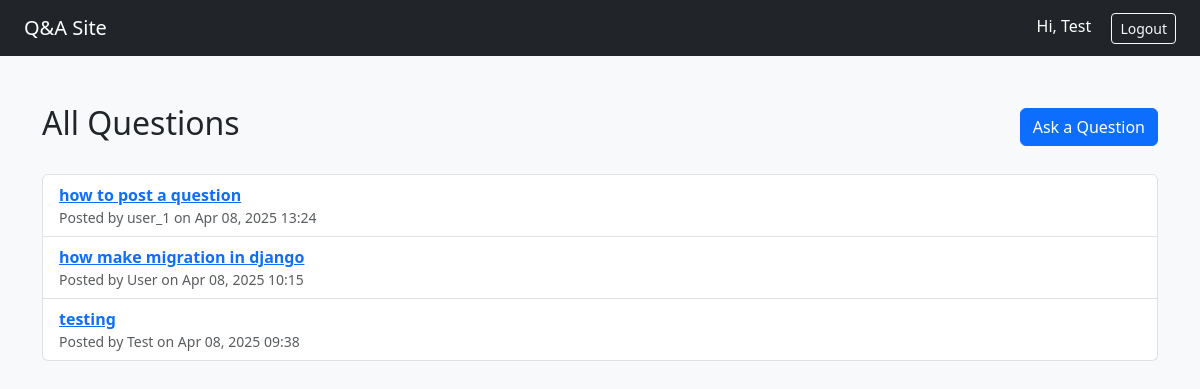
The app's page / (signed in) with its own data.
### app/models.py (models this page shows, shortened)
class Question(models.Model):
    id = models.AutoField(primary_key=True)
    user = models.ForeignKey(User, on_delete=models.CASCADE)
    title = models.CharField(max_length=255)
    content = models.TextField(blank=True, null=True)
    created_at = models.DateTimeField(auto_now_add=True)

### app/views.py (the view)
# urls.py: path('', views.home, name='home'),
def home(request):
    questions = Question.objects.all().order_by('-created_at')
    return render(request, 'app/home.html', {'questions': questions})

### app/templates/app/home.html (shortened to what this page needs)
{% extends 'app/base.html' %}
{% block content %}
<div class="d-flex justify-content-between align-items-center mb-4">
    <h2>All Questions</h2>
    <a href="{% url 'ask_question' %}" class="btn btn-primary">Ask a Question</a>
</div>
<ul class="list-group">
    {% for q in questions %}
        <li class="list-group-item">
            <a href="{% url 'question_detail' q.id %}" class="fw-bold">{{ q.title }}</a>
            <div class="text-muted small">Posted by {{ q.user.username }} on {{ q.created_at|date:"M d, Y H:i" }}</div>
        </li>
    {% empty %}
        <li class="list-group-item text-muted">No questions yet.</li>
    {% endfor %}
</ul>
{% endblock %}

### app/templates/app/base.html (shortened to what this page needs)
<!DOCTYPE html>
<html lang="en">
<head>
    <link href="https://cdn.jsdelivr.net/npm/bootstrap@5.3.2/dist/css/bootstrap.min.css" rel="stylesheet">
</head>
<body class="bg-light">
    <nav class="navbar navbar-expand-lg navbar-dark bg-dark px-4">
        <a class="navbar-brand" href="{% url 'home' %}">Q&A Site</a>
        <div class="ms-auto">
            {% if user.is_authenticated %}
                <span class="text-white me-3">Hi, {{ user.username }}</span>
                <a href="{% url 'logout' %}" class="btn btn-outline-light btn-sm">Logout</a>
            {% else %}
                <a href="{% url 'login' %}" class="btn btn-outline-light btn-sm me-2">Login</a>
                <a href="{% url 'register' %}" class="btn btn-light btn-sm">Register</a>
            {% endif %}
        </div>
    </nav>
    <div class="container mt-5">
        {% block content %}{% endblock %}
    </div>
</body>
</html>

### records on screen
Question: title "how to post a question", user.username "user_1", created_at "Apr 08, 2025 13:24"
Question: title "how make migration in django", user.username "User", created_at "Apr 08, 2025 10:15"
Question: title "testing", user.username "Test", created_at "Apr 08, 2025 09:38"

### other values on screen
{{ user.username }} "Test"
